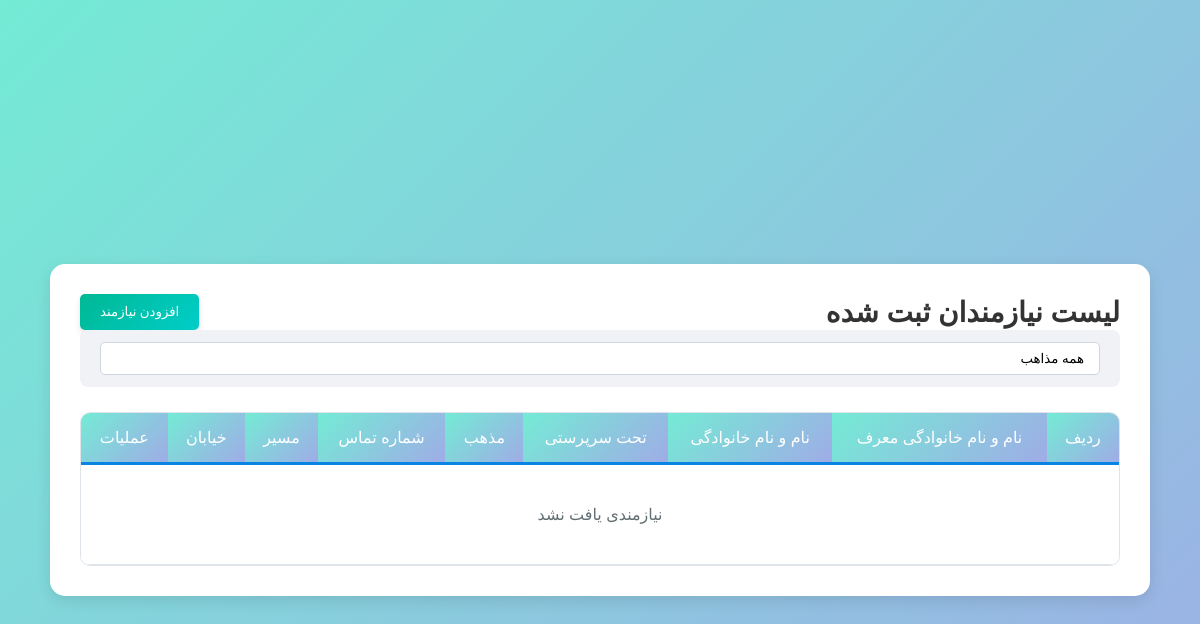
The page /needy/list/ on the database as committed earlier.
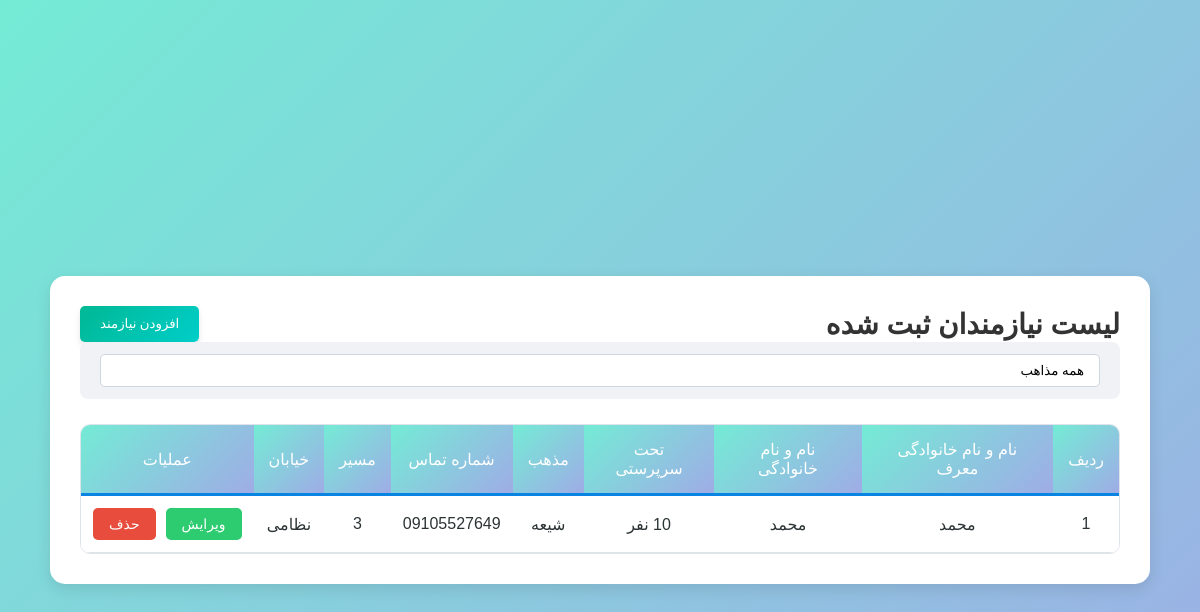
The same page on the database as committed later.
### needy/models.py (models this page shows, shortened)
class Needy(models.Model):
    PATH_CHOICES = [("تعریف نشده", "تعریف نشده")] + [(str(i), f"مسیر {i}") for i in range(1, 11)]
    created_by = models.ForeignKey(User, on_delete=models.SET_NULL, null=True, verbose_name="کاربر ایجاد کننده")
    introducer_name = models.CharField(max_length=100, verbose_name="نام و نام خانوادگی معرف", null=True, blank=True)
    introducer_phone = models.CharField(max_length=15, verbose_name="شماره تلفن معرف", null=True, blank=True)
    full_name = models.CharField(max_length=100, verbose_name="نام و نام خانوادگی", null=True, blank=True)
    father_name = models.CharField(max_length=100, verbose_name="نام پدر", null=True, blank=True)
    family_members = models.IntegerField(verbose_name="تعداد اعضای تحت سرپرستی", null=True, blank=True)
    birth_date = models.DateField(verbose_name="تاریخ تولد", null=True, blank=True)
    marital_status = models.CharField(max_length=20, verbose_name="وضعیت تاهل", null=True, blank=True)
    religion = models.CharField(max_length=50, verbose_name="مذهب", null=True, blank=True)
    job = models.CharField(max_length=100, verbose_name="شغل", null=True, blank=True)
    is_covered = models.CharField(max_length=100, verbose_name="تحت پوشش", null=True, blank=True)
    national_code = models.CharField(max_length=10, verbose_name="کد ملی", null=True, blank=True)
    phone_number = models.CharField(max_length=15, verbose_name="شماره تماس", null=True, blank=True)
    path = models.CharField(max_length=15, choices=PATH_CHOICES, verbose_name="مسیر", null=True, blank=True)
    street = models.CharField(max_length=100, verbose_name="خیابان", null=True, blank=True)
    address = models.TextField(verbose_name="آدرس", null=True, blank=True)
    description = models.TextField(verbose_name="توضیحات", null=True, blank=True)

### needy/views.py (the view)
# urls.py: path('list/', views.needy_list, name='needy_list'),
def needy_list(request):
    needy = Needy.objects.all()
    context = {'needy': needy}
    return render(request, 'needy/needy_list.html', context)

### needy/templates/needy/needy_list.html (shortened to what this page needs)
{% load static %}
<!DOCTYPE html>
<html lang="fa">
<head>
</head>
<body>
<div class="container">
    <h1 style="display: flex; justify-content: space-between; align-items: center;">
        لیست نیازمندان ثبت شده
        <a href="{% url 'add_needy' %}" style="text-decoration: none;">
            <button style="background: linear-gradient(135deg, #00b894, #00cec9);
                       color: white;
                       padding: 10px 20px;
                       border: none;
                       border-radius: 5px;
                       cursor: pointer;
                       font-family: 'IRANSans';
                       display: flex;
                       align-items: center;
                       gap: 8px;
                       transition: transform 0.3s;
                       box-shadow: 0 4px 6px rgba(0, 0, 0, 0.1);">
                افزودن نیازمند
            </button>
        </a>
    </h1>
    <div class="filter-section">
        <div class="filter-box">
            <form method="get">
                <select name="religion" onchange="this.form.submit()">
                    <option value="">همه مذاهب</option>
                </select>
            </form>
        </div>
    </div>
    <div class="data-table">
        <table>
            <thead>
            <tr>
                <th>ردیف</th>
                <th>نام و نام خانوادگی معرف</th>
                <th>نام و نام خانوادگی</th>
                <th>تحت سرپرستی</th>
                <th>مذهب</th>
                <th>شماره تماس</th>
                <th>مسیر</th>
                <th>خیابان</th>
                <th>عملیات</th>
            </tr>
            </thead>
            <tbody>
            {% for needy in needy %}
                <tr>
                    <td>{{ forloop.counter }}</td>
                    <td>{{ needy.introducer_name }}</td>
                    <td>{{ needy.full_name }}</td>
                    <td>{{ needy.family_members }} نفر</td>
                    <td>{{ needy.religion }}</td>
                    <td>{{ needy.phone_number }}</td>
                    <td>{{ needy.path }}</td>
                    <td>{{ needy.street }}</td>
                    <td>
                        <div class="action-buttons">
                            <button class="edit-btn">ویرایش</button>
                            <button class="delete-btn"
                                    onclick="confirmDelete('{% url 'delete_needy' needy.id %}')">
                                حذف
                            </button>
                        </div>
                    </td>
                </tr>
            {% empty %}
                <tr>
                    <td colspan="9" class="empty-state">
                        نیازمندی یافت نشد
                    </td>
                </tr>
            {% endfor %}
            </tbody>
        </table>
    </div>
</div>
</body>
</html>

Rows that differ between the two databases and show on the page:
added Needy: introducer_name "محمد", full_name "محمد", religion "شیعه", phone_number "09105527649", path "3", street "نظامی"
Other text that changed with them:
text no longer shown: "نیازمندی یافت نشد"
